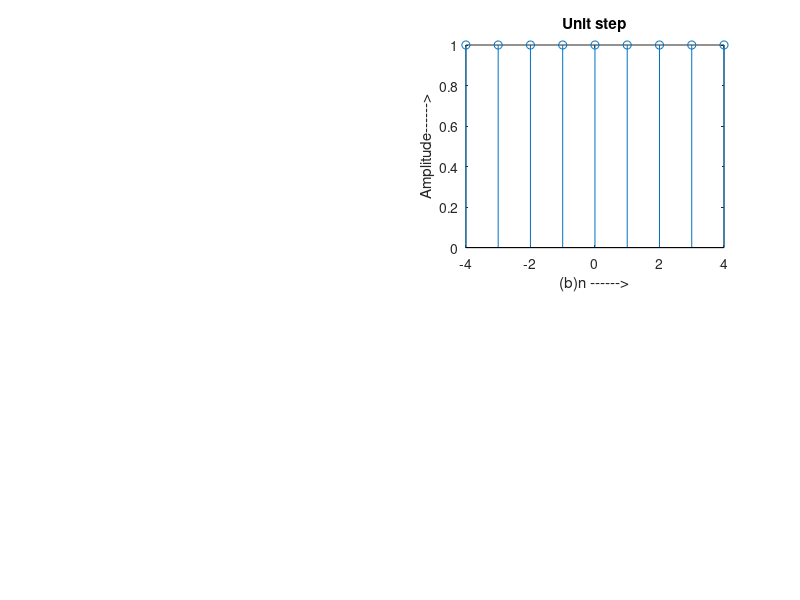

Write the MATLAB code that produced this figure.
t = -4:1:4; 
y1 = ones(1,9); 
subplot(2,2,2);
stem(t,y1); 
ylabel('Amplitude------>');
xlabel('(b)n ------>');
title('Unit step')